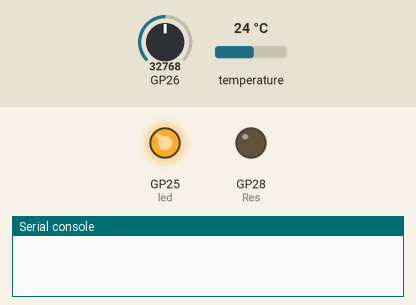
Bench run of a program on a simulated Raspberry Pi Pico running MicroPython. Shown: output pins drawn as LEDs (lit = HIGH), the last lines printed to the serial console. The inputs (shaded band) are chosen by the test bench; at power-on: GP26 = 32768, temperature 24 °C (analog values on the 0–65535 scale). Random numbers come from a fixed seed; no radio messages arrive unless stated (any console line starting 'radio sent:' is added by the test bench); library files of the repository ran but are not shown: __init__.py.

Above: at 0.1 s.
At 12.3 s:
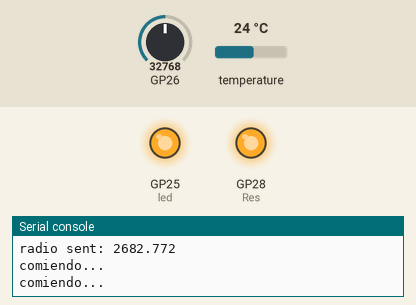
Timing chart, 0 to 13.8 s (numbered marks = the images above):
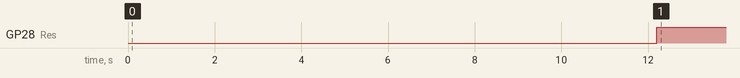

The program:

main.py
```python
#Calidad de agua y temperatura en uS/cm

#Librerias
from machine import ADC, Pin, reset
from ds18x20_single import DS18X20Single
from onewire import OneWire
import dftds
from time import sleep
from ulora import LoRa, ModemConfig, SPIConfig
from machine import WDT


firulais = WDT(timeout=7000)


#Pines usados
#DF robot
TDS_PIN = 26


#Pic Ahorro
led=Pin(25,Pin.OUT)
led.on()
Res=Pin(28,Pin.OUT,Pin.PULL_UP)
Res.off()

#Temperatura
ow = OneWire(Pin(19))
#print("temperatura ajsutado")
#Variables
k=1.0
tds_value=0.0
tempi=25


# Lora Parameters
RFM95_RST = 9
RFM95_SPIBUS = SPIConfig.rp2_1
RFM95_CS = 13
RFM95_INT = 8
RF95_FREQ = 433.0
RF95_POW = 20
CLIENT_ADDRESS = 1
SERVER_ADDRESS = 2

#Instancia de sensores y LoRa
temp = DS18X20Single(ow)
#print("sonda iniciada")
sleep(1)
tds_sensor = dftds.GravityTDS(TDS_PIN, adc_range=65535, k_value=k)
tds_sensor.begin()
#print("tds iniciado")
sleep(1)
lora = LoRa(RFM95_SPIBUS, RFM95_INT, CLIENT_ADDRESS, RFM95_CS, reset_pin=RFM95_RST, freq=RF95_FREQ, tx_power=RF95_POW, acks=True)
#print("Lora Iniciado")
#Ejecucion
sleep(1)


while True:
    try:
        temp.convert_temp()
        #print("convert...")
        firulais.feed()
        print("comiendo...")
        sleep(1)
        tempi=temp.read_temp()
        firulais.feed()
        print("comiendo...")
    except:
        pass
    #print(tempi)
    sleep(1)
    #print('leer temperatura')
    tds_sensor.temperature = float(tempi)
    firulais.feed()
    print("comiendo...")
    sleep(1)
    #print('temperatura leida')
    tds_value = tds_sensor.update()
    firulais.feed()
    print("comiendo...")
    sleep(1)
    lora.send(str(tds_value*2), SERVER_ADDRESS)
    firulais.feed()
    print("comiendo...")
    #print("TDS: {}ppm, EC: {} mS/cm".format(tds_value, tds_value*2))
    sleep(5)
    Res.on()
```

ds18x20_single.py
```python
# (licence header left out)
from ds18x20 import DS18X20


class DS18X20Single(DS18X20):
    def __init__(self, onewire):
        super().__init__(onewire)
        self.roms = self.scan()
        assert len(self.roms) == 1, "Not (only) one sensor on the bus"

    def convert_temp(self):
        return super().convert_temp(self.roms[0])

    def read_temp(self):
        return super().read_temp(self.roms[0])
```

kvalue_repository.py
```python
class KValueRepository:
    def __init__(self):
        """
        KValueRepository is a super class/interface/abstraction for persisting the constant value K
        """
        self.k_value = 1.0

    def read(self):
        """
        read retrieves the k_value from the storage
        """
        raise NotImplementedError

    def write(self, k_value):
        """
        write stores the k_value
        """
        raise NotImplementedError
```

kvalue_repository_flash.py
```python
import ujson
from dftds.kvalue_repository import KValueRepository


class KValueRepositoryFlash(KValueRepository):
    def __init__(self, filename):
        """
        KValueRepositoryFlash implements the KValueRepository by storing the kvalue data on flash memory
        """
        self.filename = filename
        super(KValueRepositoryFlash, self).__init__()

    def read(self):
        file = open(self.filename, mode="r")
        content = file.read()
        file.close()
        if not content:
            raise OSError("empty file")
        obj = ujson.loads(content)
        k_value = obj["k_value"]
        return k_value

    def write(self, k_value):
        file = open(self.filename, mode="w")
        obj = {"k_value": k_value}
        content = ujson.dumps(obj)
        file.write(content)
        file.close()
```

tds.py
```python
"""
This project was created with the purpose to implement an equivalent of github.com/DFRobot/GravityTDS with micropython.
"""
import machine
import ujson
import time

from dftds.kvalue_repository import KValueRepository


TDS_FACTOR = 0.5

class GravityTDS:
    def __init__(self, pin=0, temperature=25.0, aref=5.0, adc_range=1024.0, k_value=1.0):
        """
        GravityTDS implements an equivalent version of the C++ module created on github.com/DFRobot/GravityTDS using micropython
            with the intent to be used on raspberry pico

        Args:
            pin: An integer number representing the analog pin
            temperature: A float number used to represent the temperature on the environment/sample being tested
            aref: A float number used to represent the amps
            adc_range: A float number that represents the analog to digital converter range. With ADC we should consider 65535
            k_value_repository: An KValueRepository implementation for storing and retrieving a constant value that will be used after calibrating the TDS sensor.
                If you have a K=10 sensor (used on seawater) please create your own repository implementation or submit a PR with the implementation for reading the EEPROM. The new implementation must  follow the KValueRepository definition.
        """
        self.pin = pin
        self.temperature = temperature
        self.aref = aref
        self.adc_range = adc_range
        self.k_value = k_value
        # by default we're assuming the sensor is K=1
        self.calibrated = False

    def begin(self):
        """
        Begin initializes build the analogic pin and load the k_values if k_value_path is provided or have any content
        """
        self.sensor = machine.ADC(self.pin)


    def update(self):
        """
        update retrieve a sample from the sensor and calculate the TDS
        """
        analog_values = []
        for i in range(0, 10):
            analog_value = self.sensor.read_u16()
            analog_values.append(analog_value)
            time.sleep(0.01)
        avg_analog_value = sum(analog_values)/len(analog_values)
        self.voltage = avg_analog_value/self.adc_range*self.aref
        ec_value = calculate_ec(self.voltage, self.k_value)
        # temperature compensation
        ec_value_25 = ec_value / (1.0+0.02*(self.temperature-25.0))
        self.tds_value = ec_value_25 * TDS_FACTOR
        return self.tds_value


    def calibrate(self, raw_ecs_solution):
        """
        calibrate the sensor by setting the new k_value based on provided raw_ecs_solution value

        Args:
            raw_ecs_solution is a float value that represents the TDS value on solution. e.g. 707 ppm
        """
        ecs_solution = (raw_ecs_solution/TDS_FACTOR) * (1.0+0.02*(self.temperature-25.0))
        k_value_temp = ecs_solution / calculate_ec(self.voltage, 1.0)
        if raw_ecs_solution > 0 and raw_ecs_solution < 2000 and k_value_temp > 0.25 and k_value_temp < 4.0:
            self.k_value = k_value_temp
            self.store_k_values()
            self.calibrated = True
            return
        print("failed to calibrate")

def calculate_ec(voltage, k_value):
    return (133.42 * voltage ** 3 - 255.86 * voltage ** 2 + 857.39 * voltage) * k_value
```

Measured:
- by itself, GP28 (Res): LOW → HIGH at 12.2 s
